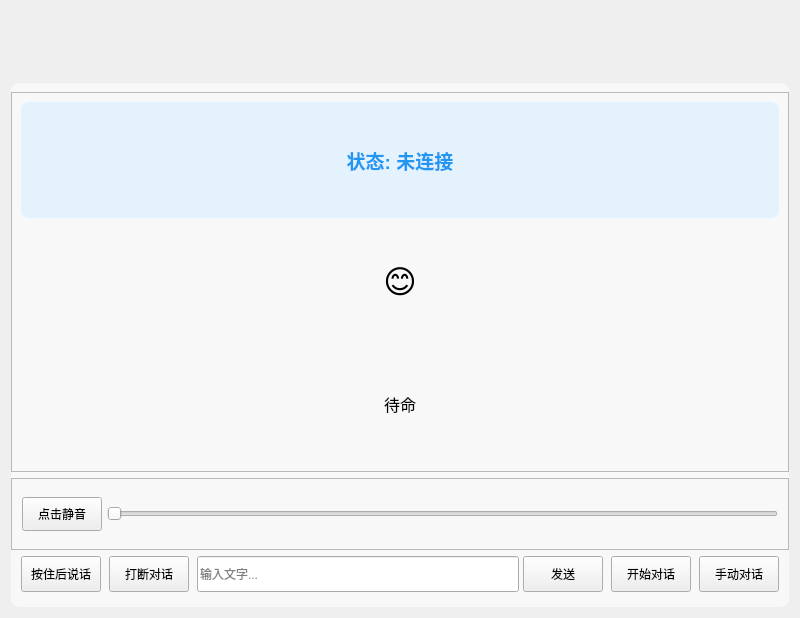
<?xml version="1.0" encoding="UTF-8"?>
<ui version="4.0">
 <class>MainWindow</class>
 <widget class="QWidget" name="MainWindow">
  <property name="geometry">
   <rect>
    <x>0</x>
    <y>0</y>
    <width>800</width>
    <height>518</height>
   </rect>
  </property>
  <property name="windowTitle">
   <string>小智ai客户端 —— 核桃派2b版本</string>
  </property>
  <layout class="QVBoxLayout" name="verticalLayout">
   <item>
    <widget class="QLabel" name="logo_label">
     <property name="minimumSize">
      <size>
       <width>0</width>
       <height>60</height>
      </size>
     </property>
     <property name="maximumSize">
      <size>
       <width>16777215</width>
       <height>60</height>
      </size>
     </property>
     <property name="styleSheet">
      <string>QLabel {
    background-color: transparent;
}</string>
     </property>
     <property name="text">
      <string/>
     </property>
     <property name="alignment">
      <set>Qt::AlignCenter</set>
     </property>
    </widget>
   </item>
   <item>
    <layout class="QHBoxLayout" name="navigation_layout">
     <property name="leftMargin">
      <number>0</number>
     </property>
     <property name="rightMargin">
      <number>0</number>
     </property>
     <item>
      <widget class="QTabBar" name="nav_tab_bar" native="true">
       <property name="styleSheet">
        <string>
QTabBar::tab {
    background-color: #f0f0f0; /* Light gray background */
    color: #333; /* Dark text */
    padding: 8px 20px; /* Padding around text */
    border-top-left-radius: 8px; /* Rounded top corners */
    border-top-right-radius: 8px;
    border: 1px solid #ddd; /* Light border */
    margin-right: 2px; /* Space between tabs */
    min-width: 100px; /* Ensure tabs aren't too small */
}

QTabBar::tab:selected {
    background-color: #ffffff; /* White background for selected tab */
    color: #007bff; /* Blue text for selected tab */
    border: 1px solid #ccc;
    border-bottom: 2px solid #007bff; /* Blue underline for selected tab */
}

QTabBar::tab:hover {
    background-color: #e9e9e9; /* Slightly darker on hover */
}

QTabBar {
    /* Optional: Remove the default frame if needed */
    /* border: none; */
}
        </string>
       </property>
      </widget>
     </item>
    </layout>
   </item>
   <item>
    <widget class="QStackedWidget" name="stackedWidget">
     <property name="currentIndex">
      <number>0</number>
     </property>
     <widget class="QWidget" name="mainPage">
      <property name="styleSheet">
       <string>QWidget#mainPage {
    background-color: rgba(255, 255, 255, 140); 
    border-radius: 8px;
}</string>
      </property>
      <layout class="QVBoxLayout" name="mainPageLayout">
       <property name="leftMargin">
        <number>0</number>
       </property>
       <property name="rightMargin">
        <number>0</number>
       </property>
       <item>
        <widget class="QFrame" name="status_card">
         <property name="sizePolicy">
          <sizepolicy hsizetype="Preferred" vsizetype="Expanding">
           <horstretch>0</horstretch>
           <verstretch>0</verstretch>
          </sizepolicy>
         </property>
         <property name="frameShape">
          <enum>QFrame::StyledPanel</enum>
         </property>
         <property name="frameShadow">
          <enum>QFrame::Raised</enum>
         </property>
         <layout class="QVBoxLayout" name="card_layout">
          <item>
           <widget class="QLabel" name="status_label">
            <property name="font">
             <font>
              <family>Microsoft YaHei UI</family>
              <pointsize>14</pointsize>
              <weight>75</weight>
              <bold>true</bold>
             </font>
            </property>
            <property name="styleSheet">
             <string notr="true">color: #2196F3;
                     padding: 10px;
                     background-color: #E3F2FD;
                     border-radius: 8px;</string>
            </property>
            <property name="text">
             <string>状态: 未连接</string>
            </property>
            <property name="alignment">
             <set>Qt::AlignCenter</set>
            </property>
           </widget>
          </item>
          <item>
           <widget class="QLabel" name="emotion_label">
            <property name="font">
             <font>
              <pointsize>24</pointsize>
             </font>
            </property>
            <property name="styleSheet">
             <string>margin: 15px;</string>
            </property>
            <property name="text">
             <string>😊</string>
            </property>
            <property name="alignment">
             <set>Qt::AlignCenter</set>
            </property>
           </widget>
          </item>
          <item>
           <widget class="QLabel" name="tts_text_label">
            <property name="font">
             <font>
              <pointsize>12</pointsize>
             </font>
            </property>
            <property name="styleSheet">
             <string notr="true"/>
            </property>
            <property name="text">
             <string>待命</string>
            </property>
            <property name="alignment">
             <set>Qt::AlignCenter</set>
            </property>
            <property name="wordWrap">
             <bool>true</bool>
            </property>
           </widget>
          </item>
         </layout>
        </widget>
       </item>
       <item>
        <widget class="QFrame" name="mic_visualizer_card">
         <property name="minimumSize">
          <size>
           <width>0</width>
           <height>70</height>
          </size>
         </property>
         <property name="maximumSize">
          <size>
           <width>16777215</width>
           <height>72</height>
          </size>
         </property>
         <property name="frameShape">
          <enum>QFrame::StyledPanel</enum>
         </property>
         <property name="frameShadow">
          <enum>QFrame::Raised</enum>
         </property>
         <layout class="QVBoxLayout" name="mic_visualizer_layout">
          <property name="spacing">
           <number>0</number>
          </property>
          <property name="leftMargin">
           <number>10</number>
          </property>
          <property name="topMargin">
           <number>5</number>
          </property>
          <property name="rightMargin">
           <number>10</number>
          </property>
          <property name="bottomMargin">
           <number>5</number>
          </property>
          <item>
           <widget class="QStackedWidget" name="audio_control_stack">
            <property name="currentIndex">
             <number>0</number>
            </property>
            <widget class="QWidget" name="volume_page">
             <layout class="QHBoxLayout" name="volume_layout">
              <property name="spacing">
               <number>5</number>
              </property>
              <property name="leftMargin">
               <number>0</number>
              </property>
              <property name="topMargin">
               <number>0</number>
              </property>
              <property name="rightMargin">
               <number>0</number>
              </property>
              <property name="bottomMargin">
               <number>0</number>
              </property>
              <item>
               <widget class="QPushButton" name="mute">
                <property name="minimumSize">
                 <size>
                  <width>72</width>
                  <height>34</height>
                 </size>
                </property>
                <property name="text">
                 <string>点击静音</string>
                </property>
                <property name="checkable">
                 <bool>true</bool>
                </property>
               </widget>
              </item>
              <item>
               <widget class="QSlider" name="volume_scale">
                <property name="orientation">
                 <enum>Qt::Horizontal</enum>
                </property>
               </widget>
              </item>
             </layout>
            </widget>
            <widget class="QWidget" name="mic_page">
             <layout class="QVBoxLayout" name="mic_page_layout">
              <property name="spacing">
               <number>0</number>
              </property>
              <property name="leftMargin">
               <number>0</number>
              </property>
              <property name="topMargin">
               <number>0</number>
              </property>
              <property name="rightMargin">
               <number>0</number>
              </property>
              <property name="bottomMargin">
               <number>0</number>
              </property>
              <item>
               <widget class="QWidget" name="mic_visualizer_widget" native="true">
                <property name="minimumSize">
                 <size>
                  <width>0</width>
                  <height>50</height>
                 </size>
                </property>
                <property name="styleSheet">
                 <string notr="true">border-radius: 8px;</string>
                </property>
               </widget>
              </item>
             </layout>
            </widget>
           </widget>
          </item>
         </layout>
        </widget>
       </item>
       <item>
        <layout class="QHBoxLayout" name="button_layout">
         <property name="spacing">
          <number>8</number>
         </property>
         <property name="leftMargin">
          <number>10</number>
         </property>
         <property name="topMargin">
          <number>0</number>
         </property>
         <property name="rightMargin">
          <number>10</number>
         </property>
         <property name="bottomMargin">
          <number>6</number>
         </property>
         <item>
          <widget class="QPushButton" name="manual_btn">
           <property name="minimumSize">
            <size>
             <width>0</width>
             <height>36</height>
            </size>
           </property>
           <property name="text">
            <string>按住后说话</string>
           </property>
          </widget>
         </item>
         <item>
          <widget class="QPushButton" name="abort_btn">
           <property name="minimumSize">
            <size>
             <width>0</width>
             <height>36</height>
            </size>
           </property>
           <property name="text">
            <string>打断对话</string>
           </property>
          </widget>
         </item>
         <item>
          <layout class="QHBoxLayout" name="text_input_layout">
           <property name="spacing">
            <number>4</number>
           </property>
           <item>
            <widget class="QLineEdit" name="text_input">
             <property name="minimumSize">
              <size>
               <width>0</width>
               <height>36</height>
              </size>
             </property>
             <property name="placeholderText">
              <string>输入文字...</string>
             </property>
            </widget>
           </item>
           <item>
            <widget class="QPushButton" name="send_btn">
             <property name="minimumSize">
              <size>
               <width>60</width>
               <height>36</height>
              </size>
             </property>
             <property name="text">
              <string>发送</string>
             </property>
            </widget>
           </item>
          </layout>
         </item>
         <item>
          <widget class="QPushButton" name="auto_btn">
           <property name="minimumSize">
            <size>
             <width>0</width>
             <height>36</height>
            </size>
           </property>
           <property name="text">
            <string>开始对话</string>
           </property>
          </widget>
         </item>
         <item>
          <widget class="QPushButton" name="mode_btn">
           <property name="minimumSize">
            <size>
             <width>0</width>
             <height>36</height>
            </size>
           </property>
           <property name="text">
            <string>手动对话</string>
           </property>
          </widget>
         </item>
        </layout>
       </item>
      </layout>
     </widget>
     <widget class="QWidget" name="iotPage">
      <layout class="QVBoxLayout" name="historyPageLayout">
       <item>
        <widget class="QFrame" name="history_card">
         <property name="frameShape">
          <enum>QFrame::StyledPanel</enum>
         </property>
         <property name="frameShadow">
          <enum>QFrame::Raised</enum>
         </property>
         <layout class="QVBoxLayout" name="history_layout">
          <item>
           <widget class="QLabel" name="history_title">
            <property name="font">
             <font>
              <pointsize>14</pointsize>
              <weight>75</weight>
              <bold>true</bold>
             </font>
            </property>
            <property name="text">
             <string>暂无IOT设备
暂未实现
             </string>
            </property>
            <property name="alignment">
             <set>Qt::AlignCenter</set>
            </property>
           </widget>
          </item>
         </layout>
        </widget>
       </item>
      </layout>
     </widget>
     <widget class="QWidget" name="settingPage">
      <layout class="QVBoxLayout" name="settingPageLayout">
       <item>
        <widget class="QFrame" name="setting_card">
         <property name="frameShape">
          <enum>QFrame::StyledPanel</enum>
         </property>
         <property name="frameShadow">
          <enum>QFrame::Raised</enum>
         </property>
         <layout class="QVBoxLayout" name="setting_layout">
          <property name="spacing">
           <number>5</number>
          </property>
          <property name="leftMargin">
           <number>16</number>
          </property>
          <property name="topMargin">
           <number>10</number>
          </property>
          <property name="rightMargin">
           <number>16</number>
          </property>
          <property name="bottomMargin">
           <number>10</number>
          </property>
          <item>
           <spacer name="verticalSpacer_2">
            <property name="orientation">
             <enum>Qt::Vertical</enum>
            </property>
            <property name="sizeHint" stdset="0">
             <size>
              <width>20</width>
              <height>40</height>
             </size>
            </property>
           </spacer>
          </item>
          <item>
           <widget class="QLabel" name="setting_title">
            <property name="font">
             <font>
              <pointsize>18</pointsize>
              <weight>75</weight>
              <bold>true</bold>
             </font>
            </property>
            <property name="text">
             <string>config.json文件配置</string>
            </property>
            <property name="alignment">
             <set>Qt::AlignCenter</set>
            </property>
            <property name="bottomMargin" stdset="0">
             <number>10</number>
            </property>
           </widget>
          </item>
          <item>
           <spacer name="verticalSpacer">
            <property name="orientation">
             <enum>Qt::Vertical</enum>
            </property>
            <property name="sizeType">
             <enum>QSizePolicy::Expanding</enum>
            </property>
            <property name="sizeHint" stdset="0">
             <size>
              <width>20</width>
              <height>40</height>
             </size>
            </property>
           </spacer>
          </item>
          <item>
           <layout class="QHBoxLayout" name="wakeWordEnableLayout">
            <item>
             <widget class="QLabel" name="wakeWordEnableLabel">
              <property name="text">
               <string>启用唤醒词唤醒:</string>
              </property>
             </widget>
            </item>
            <item>
             <widget class="QCheckBox" name="wakeWordEnableSwitch">
              <property name="minimumSize">
               <size>
                <width>20</width>
                <height>20</height>
               </size>
              </property>
              <property name="text">
               <string/>
              </property>
             </widget>
            </item>
            <item>
             <spacer name="horizontalSpacer_WakeEnable">
              <property name="orientation">
               <enum>Qt::Horizontal</enum>
              </property>
              <property name="sizeHint" stdset="0">
               <size>
                <width>40</width>
                <height>20</height>
               </size>
              </property>
             </spacer>
            </item>
           </layout>
          </item>
          <item>
           <layout class="QVBoxLayout" name="wakeWordsEditLayout">
            <property name="spacing">
             <number>10</number>
            </property>
            <property name="topMargin">
             <number>10</number>
            </property>
            <item>
             <widget class="QLabel" name="wakeWordsLabel">
              <property name="text">
               <string>唤醒词 (多个唤醒词请用英文逗号 ',' 分隔):</string>
              </property>
             </widget>
            </item>
            <item>
             <widget class="QLineEdit" name="wakeWordsLineEdit"/>
            </item>
           </layout>
          </item>
          <item>
           <widget class="QLabel" name="label">
            <property name="font">
             <font>
              <pointsize>14</pointsize>
              <weight>75</weight>
              <bold>true</bold>
             </font>
            </property>
            <property name="layoutDirection">
             <enum>Qt::LeftToRight</enum>
            </property>
            <property name="text">
             <string>API 服务配置</string>
            </property>
            <property name="alignment">
             <set>Qt::AlignCenter</set>
            </property>
           </widget>
          </item>
          <item>
           <layout class="QFormLayout" name="formLayout">
            <property name="horizontalSpacing">
             <number>6</number>
            </property>
            <property name="verticalSpacing">
             <number>12</number>
            </property>
            <item row="0" column="0">
             <widget class="QLabel" name="deviceIdLabel">
              <property name="text">
               <string>Device ID:</string>
              </property>
             </widget>
            </item>
            <item row="0" column="1">
             <widget class="QLineEdit" name="deviceIdLineEdit"/>
            </item>
            <item row="1" column="0">
             <widget class="QLabel" name="otaUrlLabel">
              <property name="text">
               <string>OTA地址:</string>
              </property>
             </widget>
            </item>
            <item row="1" column="1">
             <widget class="QWidget" name="otaUrlContainerWidget" native="true">
              <layout class="QHBoxLayout" name="otaUrlInnerLayout">
               <property name="leftMargin">
                <number>0</number>
               </property>
               <property name="topMargin">
                <number>0</number>
               </property>
               <property name="rightMargin">
                <number>0</number>
               </property>
               <property name="bottomMargin">
                <number>0</number>
               </property>
               <item>
                <widget class="QComboBox" name="otaProtocolComboBox">
                 <property name="sizePolicy">
                  <sizepolicy hsizetype="Minimum" vsizetype="Fixed">
                   <horstretch>0</horstretch>
                   <verstretch>0</verstretch>
                  </sizepolicy>
                 </property>
                 <item>
                  <property name="text">
                   <string>https://</string>
                  </property>
                 </item>
                 <item>
                  <property name="text">
                   <string>http://</string>
                  </property>
                 </item>
                </widget>
               </item>
               <item>
                <widget class="QLineEdit" name="otaAddressLineEdit">
                 <property name="sizePolicy">
                  <sizepolicy hsizetype="Expanding" vsizetype="Fixed">
                   <horstretch>1</horstretch>
                   <verstretch>0</verstretch>
                  </sizepolicy>
                 </property>
                </widget>
               </item>
              </layout>
             </widget>
            </item>
            <item row="2" column="0">
             <widget class="QLabel" name="websocketUrlLabel">
              <property name="text">
               <string>API接口地址:</string>
              </property>
             </widget>
            </item>
            <item row="2" column="1">
             <widget class="QWidget" name="wsUrlContainerWidget" native="true">
              <layout class="QHBoxLayout" name="wsUrlInnerLayout">
               <property name="leftMargin">
                <number>0</number>
               </property>
               <property name="topMargin">
                <number>0</number>
               </property>
               <property name="rightMargin">
                <number>0</number>
               </property>
               <property name="bottomMargin">
                <number>0</number>
               </property>
               <item>
                <widget class="QComboBox" name="wsProtocolComboBox">
                 <property name="sizePolicy">
                  <sizepolicy hsizetype="Minimum" vsizetype="Fixed">
                   <horstretch>0</horstretch>
                   <verstretch>0</verstretch>
                  </sizepolicy>
                 </property>
                 <item>
                  <property name="text">
                   <string>wss://</string>
                  </property>
                 </item>
                 <item>
                  <property name="text">
                   <string>ws://</string>
                  </property>
                 </item>
                </widget>
               </item>
               <item>
                <widget class="QLineEdit" name="wsAddressLineEdit">
                 <property name="sizePolicy">
                  <sizepolicy hsizetype="Expanding" vsizetype="Fixed">
                   <horstretch>1</horstretch>
                   <verstretch>0</verstretch>
                  </sizepolicy>
                 </property>
                </widget>
               </item>
              </layout>
             </widget>
            </item>
            <item row="3" column="0">
             <widget class="QLabel" name="websocketTokenLabel">
              <property name="text">
               <string>Access Token:</string>
              </property>
             </widget>
            </item>
            <item row="3" column="1">
             <widget class="QLineEdit" name="wsTokenLineEdit"/>
            </item>
           </layout>
          </item>
          <item>
           <spacer name="verticalSpacer_Group2">
            <property name="orientation">
             <enum>Qt::Vertical</enum>
            </property>
            <property name="sizeType">
             <enum>QSizePolicy::Fixed</enum>
            </property>
            <property name="sizeHint" stdset="0">
             <size>
              <width>20</width>
              <height>15</height>
             </size>
            </property>
           </spacer>
          </item>
          <item>
           <widget class="QLabel" name="haConfigLabel">
            <property name="font">
             <font>
              <pointsize>14</pointsize>
              <weight>75</weight>
              <bold>true</bold>
             </font>
            </property>
            <property name="text">
             <string>Home Assistant 服务配置</string>
            </property>
            <property name="alignment">
             <set>Qt::AlignCenter</set>
            </property>
           </widget>
          </item>
          <item>
           <layout class="QGridLayout" name="gridLayout_2">
            <item row="0" column="0">
             <widget class="QLabel" name="haServerLabel">
              <property name="text">
               <string>HA-Server:</string>
              </property>
              <property name="alignment">
               <set>Qt::AlignCenter</set>
              </property>
             </widget>
            </item>
            <item row="0" column="1">
             <widget class="QWidget" name="haUrlContainerWidget" native="true">
              <layout class="QHBoxLayout" name="haUrlInnerLayout">
               <property name="leftMargin">
                <number>0</number>
               </property>
               <property name="topMargin">
                <number>0</number>
               </property>
               <property name="rightMargin">
                <number>0</number>
               </property>
               <property name="bottomMargin">
                <number>0</number>
               </property>
               <item>
                <widget class="QComboBox" name="haProtocolComboBox">
                 <property name="sizePolicy">
                  <sizepolicy hsizetype="Minimum" vsizetype="Fixed">
                   <horstretch>0</horstretch>
                   <verstretch>0</verstretch>
                  </sizepolicy>
                 </property>
                 <item>
                  <property name="text">
                   <string>https://</string>
                  </property>
                 </item>
                 <item>
                  <property name="text">
                   <string>http://</string>
                  </property>
                 </item>
                </widget>
               </item>
               <item>
                <widget class="QLineEdit" name="ha_server">
                 <property name="sizePolicy">
                  <sizepolicy hsizetype="Expanding" vsizetype="Fixed">
                   <horstretch>1</horstretch>
                   <verstretch>0</verstretch>
                  </sizepolicy>
                 </property>
                 <property name="placeholderText">
                  <string>Home Assistant服务地址，例如：ha.aslant.top</string>
                 </property>
                </widget>
               </item>
              </layout>
             </widget>
            </item>
            <item row="1" column="0">
             <widget class="QLabel" name="haPortLabel">
              <property name="text">
               <string>Port:</string>
              </property>
              <property name="alignment">
               <set>Qt::AlignCenter</set>
              </property>
             </widget>
            </item>
            <item row="1" column="1">
             <widget class="QLineEdit" name="ha_port">
              <property name="placeholderText">
               <string>默认端口：8123</string>
              </property>
             </widget>
            </item>
            <item row="2" column="0">
             <widget class="QLabel" name="haKeyLabel">
              <property name="text">
               <string>长期访问令牌:</string>
              </property>
              <property name="alignment">
               <set>Qt::AlignCenter</set>
              </property>
             </widget>
            </item>
            <item row="2" column="1">
             <widget class="QLineEdit" name="ha_key">
              <property name="echoMode">
               <enum>QLineEdit::Password</enum>
              </property>
              <property name="placeholderText">
               <string>获取方法：账户 - 安全 - 创建令牌</string>
              </property>
             </widget>
            </item>
           </layout>
          </item>
          <item>
           <widget class="QPushButton" name="Add_ha_devices">
            <property name="minimumSize">
             <size>
              <width>0</width>
              <height>30</height>
             </size>
            </property>
            <property name="text">
             <string>导入Home Assistant设备</string>
            </property>
           </widget>
          </item>
          <item>
           <widget class="QPushButton" name="saveSettingsButton">
            <property name="text">
             <string>保存设置</string>
            </property>
           </widget>
          </item>
         </layout>
        </widget>
       </item>
      </layout>
     </widget>
    </widget>
   </item>
  </layout>
 </widget>
 <customwidgets>
  <customwidget>
   <class>QTabBar</class>
   <extends>QWidget</extends>
   <header>qtabbar.h</header>
  </customwidget>
 </customwidgets>
 <resources/>
 <connections/>
</ui>
